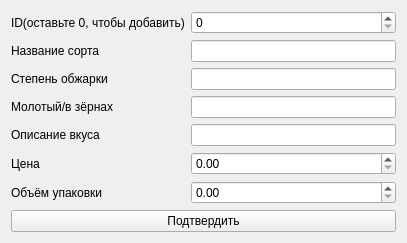
<?xml version="1.0" encoding="UTF-8"?>
<ui version="4.0">
 <class>addEditForm</class>
 <widget class="QWidget" name="addEditForm">
  <property name="geometry">
   <rect>
    <x>0</x>
    <y>0</y>
    <width>407</width>
    <height>225</height>
   </rect>
  </property>
  <property name="windowTitle">
   <string>Кофе - Добавить/Изменить элемент</string>
  </property>
  <layout class="QVBoxLayout" name="verticalLayout">
   <item>
    <layout class="QFormLayout" name="formLayout">
     <item row="0" column="0">
      <widget class="QLabel" name="label">
       <property name="text">
        <string>ID(оставьте 0, чтобы добавить)</string>
       </property>
      </widget>
     </item>
     <item row="1" column="0">
      <widget class="QLabel" name="label_2">
       <property name="text">
        <string>Название сорта</string>
       </property>
      </widget>
     </item>
     <item row="1" column="1">
      <widget class="QLineEdit" name="sort_edit"/>
     </item>
     <item row="2" column="1">
      <widget class="QLineEdit" name="degree_edit"/>
     </item>
     <item row="2" column="0">
      <widget class="QLabel" name="label_3">
       <property name="text">
        <string>Степень обжарки</string>
       </property>
      </widget>
     </item>
     <item row="3" column="0">
      <widget class="QLabel" name="label_4">
       <property name="text">
        <string>Молотый/в зёрнах</string>
       </property>
      </widget>
     </item>
     <item row="4" column="0">
      <widget class="QLabel" name="label_5">
       <property name="text">
        <string>Описание вкуса</string>
       </property>
      </widget>
     </item>
     <item row="4" column="1">
      <widget class="QLineEdit" name="flavor_edit"/>
     </item>
     <item row="5" column="0">
      <widget class="QLabel" name="label_6">
       <property name="text">
        <string>Цена</string>
       </property>
      </widget>
     </item>
     <item row="5" column="1">
      <widget class="QDoubleSpinBox" name="price_box">
       <property name="minimum">
        <double>0.000000000000000</double>
       </property>
       <property name="maximum">
        <double>100000000000000001097906362944045541740492309677311846336810682903157585404911491537163328978494688899061249669721172515611590283743140088328307009198146046031271664502933027185697489699588559043338384466165001178426897626212945177628091195786707458122783970171784415105291802893207873272974885715430223118336.000000000000000</double>
       </property>
      </widget>
     </item>
     <item row="6" column="0">
      <widget class="QLabel" name="label_7">
       <property name="text">
        <string>Объём упаковки</string>
       </property>
      </widget>
     </item>
     <item row="6" column="1">
      <widget class="QDoubleSpinBox" name="volume_box">
       <property name="minimum">
        <double>0.000000000000000</double>
       </property>
       <property name="maximum">
        <double>1000000000000000032841562489204926078987012566359611695512313426258747006898787995544001315627727412683949504784322435578648490634211491840.000000000000000</double>
       </property>
       <property name="singleStep">
        <double>0.500000000000000</double>
       </property>
      </widget>
     </item>
     <item row="0" column="1">
      <widget class="QSpinBox" name="id_box">
       <property name="maximum">
        <number>99999999</number>
       </property>
      </widget>
     </item>
     <item row="3" column="1">
      <widget class="QLineEdit" name="ground_or_grains_box"/>
     </item>
    </layout>
   </item>
   <item>
    <widget class="QPushButton" name="submit_btn">
     <property name="text">
      <string>Подтвердить</string>
     </property>
    </widget>
   </item>
  </layout>
 </widget>
 <resources/>
 <connections/>
</ui>
